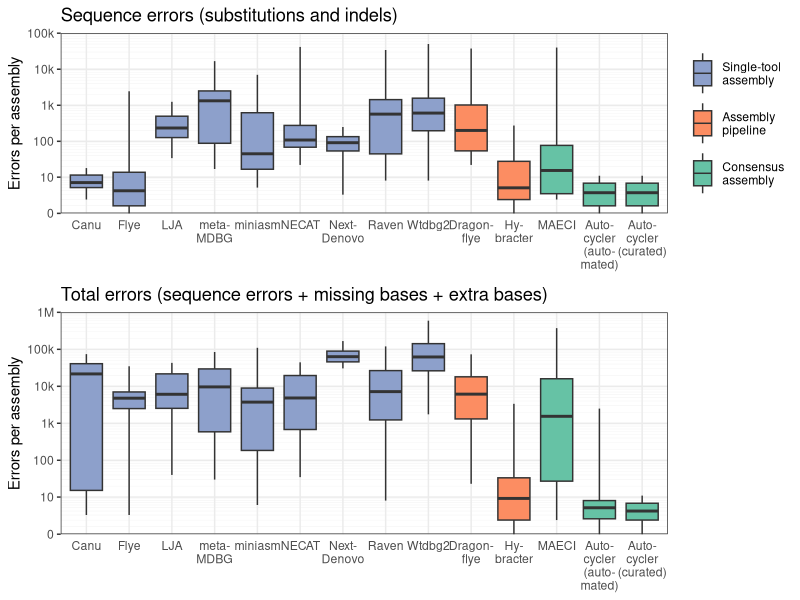
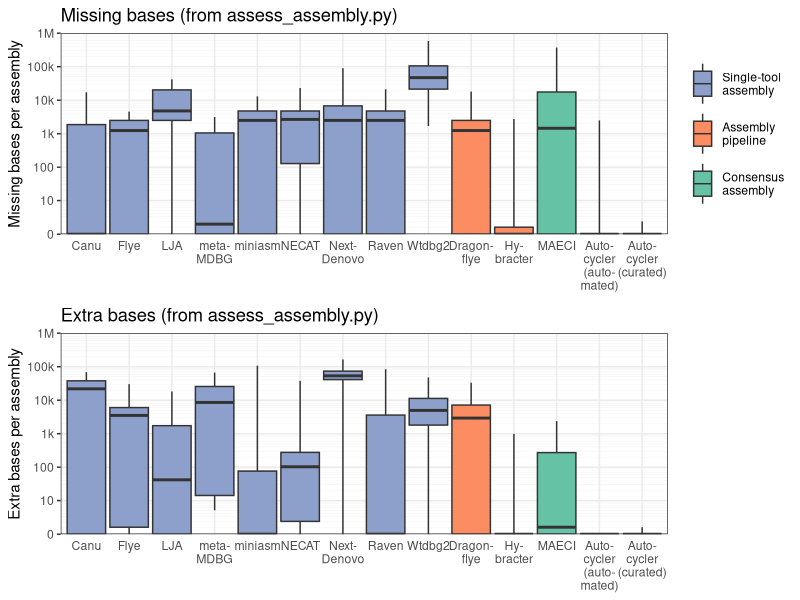
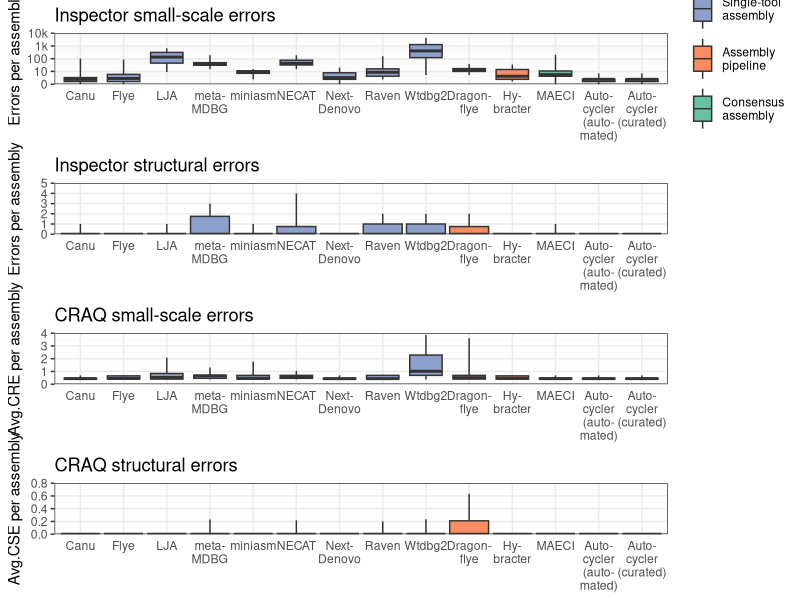

Here is the R script that generated these plots, in order:
## ---- chunk 1
library(tidyverse)
library(knitr)
library(cowplot)
library(readxl)

opts_chunk$set(dpi=300, fig.path='plots/', echo=TRUE, dev=c('png','pdf'), warning=FALSE, message=FALSE)
pdf.options(useDingbats = FALSE)
## ---- chunk 2
df <- read_excel("tables.xlsx", sheet = "Table S2 - Assembly results", skip = 1)

df$`Total error count` <- df$`Error count` + df$`Extra assembly bases` + df$`Missing assembly bases`

df$Assembler <- factor(df$Assembler, levels = c("Canu", "Flye", "LJA", "metaMDBG", "miniasm", "NECAT", "NextDenovo", "Raven", "Wtdbg2", "Dragonflye", "Hybracter", "MAECI", "Autocycler", "Autocycler-curated"))
## ---- chunk 3
y_breaks <- c(0, 10, 100, 1000, 10000, 100000, 1000000)
y_minor_breaks <- c(seq(0, 10),
                    seq(20, 100, 10),
                    seq(200, 1000, 100),
                    seq(2000, 10000, 1000),
                    seq(20000, 100000, 10000),
                    seq(200000, 1000000, 100000))
y_labels <- c("0", "10", "100", "1k", "10k", "100k", "1M")

x_axis_labels <- function(x) {
  x <- as.character(x)
  x[x == "metaMDBG"] <- "meta-\nMDBG"
  x[x == "NextDenovo"] <- "Next-\nDenovo"
  x[x == "Dragonflye"] <- "Dragon-\nflye"
  x[x == "Hybracter"] <- "Hy-\nbracter"
  x[x == "Autocycler"] <- "Auto-\ncycler\n(auto-\nmated)"
  x[x == "Autocycler-curated"] <- "Auto-\ncycler\n(curated)"
  x
}

assembler_type <- function(x) {
  factor(case_when(
    x %in% c("Canu", "Flye", "LJA", "metaMDBG", "miniasm", "NECAT", "NextDenovo", "Raven", "Wtdbg2") ~ "Single-tool\nassembly",
    x %in% c("Dragonflye", "Hybracter") ~ "Assembly\npipeline",
    x %in% c("MAECI", "Autocycler", "Autocycler-curated") ~ "Consensus\nassembly"
  ), levels = c("Single-tool\nassembly", "Assembly\npipeline", "Consensus\nassembly"))
}

assembler_type_colours <- c("Single-tool\nassembly" = "#8da0cb",
                            "Assembly\npipeline"    = "#fc8d62",
                            "Consensus\nassembly"   = "#66c2a5")

p1 <- ggplot(df, aes(x = Assembler, y = `Error count`, fill = assembler_type(Assembler))) +
  geom_boxplot(coef = Inf) +
  scale_y_continuous(trans = scales::pseudo_log_trans(base = 10), expand = c(0, 0), limits = c(0, 100000),
                     breaks = y_breaks, minor_breaks = y_minor_breaks, labels = y_labels) +
  scale_x_discrete(labels = x_axis_labels) +
  scale_fill_manual(values = assembler_type_colours) +
  theme_bw() +
  theme(axis.ticks.x = element_blank(), panel.grid.minor = element_line(size = 0.1),
        legend.key.height = unit(2.5, "lines")) +
  guides(fill = guide_legend(title = NULL)) +
  labs(title="Sequence errors (substitutions and indels)", x=NULL, y="Errors per assembly")

p2 <- ggplot(df, aes(x = Assembler, y = `Total error count`, fill = assembler_type(Assembler))) +
  geom_boxplot(coef = Inf) +
  scale_y_continuous(trans = scales::pseudo_log_trans(base = 10), expand = c(0, 0), limits = c(0, 1000000),
                     breaks = y_breaks, minor_breaks = y_minor_breaks, labels = y_labels) +
  scale_x_discrete(labels = x_axis_labels) +
  scale_fill_manual(values = assembler_type_colours) +
  theme_bw() +
  theme(legend.position = "none", axis.ticks.x = element_blank(), panel.grid.minor = element_line(size = 0.1)) +
  labs(title="Total errors (sequence errors + missing bases + extra bases)", x=NULL, y="Errors per assembly")

plot_grid(p1, p2, ncol=1, rel_heights=c(0.87, 1), align="v")
## ---- chunk 4
box_stats <- df %>%
  group_by(Assembler) %>%
  summarise(ymin = min(`Missing assembly bases`),
            lower = quantile(`Missing assembly bases`, 0.25),
            middle = median(`Missing assembly bases`),
            upper = quantile(`Missing assembly bases`, 0.75),
            ymax = max(`Missing assembly bases`))

p1 <- ggplot(box_stats, aes(x = Assembler, fill = assembler_type(Assembler))) +
  geom_boxplot(aes(ymin = ymin, lower = lower, middle = middle, upper = upper, ymax = ymax), stat = "identity") +
  scale_y_continuous(trans = scales::pseudo_log_trans(base = 10), expand = c(0, 0), limits = c(0, 1000000),
                     breaks = y_breaks, minor_breaks = y_minor_breaks, labels = y_labels) +
  scale_x_discrete(labels = x_axis_labels) +
  scale_fill_manual(values = assembler_type_colours) +
  theme_bw() +
  theme(axis.ticks.x = element_blank(), panel.grid.minor = element_line(size = 0.1),
        legend.key.height = unit(2.5, "lines")) +
  guides(fill = guide_legend(title = NULL)) +
  labs(title="Missing bases (from assess_assembly.py)", x=NULL, y="Missing bases per assembly")

box_stats <- df %>%
  group_by(Assembler) %>%
  summarise(ymin = min(`Extra assembly bases`),
            lower = quantile(`Extra assembly bases`, 0.25),
            middle = median(`Extra assembly bases`),
            upper = quantile(`Extra assembly bases`, 0.75),
            ymax = max(`Extra assembly bases`))

p2 <- ggplot(box_stats, aes(x = Assembler, fill = assembler_type(Assembler))) +
  geom_boxplot(aes(ymin = ymin, lower = lower, middle = middle, upper = upper, ymax = ymax), stat = "identity") +
  scale_y_continuous(trans = scales::pseudo_log_trans(base = 10), expand = c(0, 0), limits = c(0, 1000000),
                     breaks = y_breaks, minor_breaks = y_minor_breaks, labels = y_labels) +
  scale_x_discrete(labels = x_axis_labels) +
  scale_fill_manual(values = assembler_type_colours) +
  theme_bw() +
  theme(legend.position = "none", axis.ticks.x = element_blank(), panel.grid.minor = element_line(size = 0.1)) +
  labs(title="Extra bases (from assess_assembly.py)", x=NULL, y="Extra bases per assembly")

plot_grid(p1, p2, ncol=1, align="v")
## ---- chunk 5
df %>%
  filter(Assembler == "Autocycler") %>%
  summarise(
    min = min(`Error count`, na.rm = TRUE),
    median = median(`Error count`, na.rm = TRUE),
    max = max(`Error count`, na.rm = TRUE)
  )
## ---- chunk 6
p1 <- ggplot(df, aes(x = Assembler, y = `Total small-scale assembly error`, fill = assembler_type(Assembler))) +
  geom_boxplot(coef=Inf) +
  scale_y_continuous(trans = scales::pseudo_log_trans(base = 10), expand = c(0, 0), limits = c(0, 10000),
                     breaks = y_breaks, minor_breaks = y_minor_breaks, labels = y_labels) +
  scale_x_discrete(labels = x_axis_labels) +
  scale_fill_manual(values = assembler_type_colours) +
  theme_bw() +
  theme(axis.ticks.x = element_blank(), panel.grid.minor = element_line(size = 0.1),
        legend.key.height = unit(2.5, "lines")) +
  guides(fill = guide_legend(title = NULL)) +
  labs(title="Inspector small-scale errors", x=NULL, y="Errors per assembly")

box_stats <- df %>%
  group_by(Assembler) %>%
  summarise(ymin = min(`Structural error`),
            lower = quantile(`Structural error`, 0.25),
            middle = median(`Structural error`),
            upper = quantile(`Structural error`, 0.75),
            ymax = max(`Structural error`))

p2 <- ggplot(box_stats, aes(x = Assembler, fill = assembler_type(Assembler))) +
  geom_boxplot(aes(ymin = ymin, lower = lower, middle = middle, upper = upper, ymax = ymax), stat = "identity") +
  scale_y_continuous(expand = c(0, 0), limits = c(0, 5), minor_breaks = NULL) +
  scale_x_discrete(labels = x_axis_labels) +
  scale_fill_manual(values = assembler_type_colours) +
  theme_bw() +
  theme(legend.position = "none", axis.ticks.x = element_blank(), panel.grid.minor = element_line(size = 0.1)) +
  labs(title="Inspector structural errors", x=NULL, y="Errors per assembly")

p3 <- ggplot(df, aes(x = Assembler, y = `Avg.CRE`, fill = assembler_type(Assembler))) +
  geom_boxplot(coef=1000) +
  scale_y_continuous(expand = c(0, 0), limits = c(0, 4)) +
  scale_x_discrete(labels = x_axis_labels) +
  scale_fill_manual(values = assembler_type_colours) +
  theme_bw() +
  theme(legend.position = "none", axis.ticks.x = element_blank(), panel.grid.minor = element_line(size = 0.1)) +
  guides(fill = guide_legend(title = NULL)) +
  labs(title="CRAQ small-scale errors", x=NULL, y="Avg.CRE per assembly")

box_stats <- df %>%
  group_by(Assembler) %>%
  summarise(ymin = min(`Avg.CSE`),
            lower = quantile(`Avg.CSE`, 0.25),
            middle = median(`Avg.CSE`),
            upper = quantile(`Avg.CSE`, 0.75),
            ymax = max(`Avg.CSE`))

p4 <- ggplot(box_stats, aes(x = Assembler, fill = assembler_type(Assembler))) +
  geom_boxplot(aes(ymin = ymin, lower = lower, middle = middle, upper = upper, ymax = ymax), stat = "identity") +
  scale_y_continuous(expand = c(0, 0), limits = c(0, 0.8)) +
  scale_x_discrete(labels = x_axis_labels) +
  scale_fill_manual(values = assembler_type_colours) +
  theme_bw() +
  theme(legend.position = "none", axis.ticks.x = element_blank(), panel.grid.minor = element_line(size = 0.1)) +
  labs(title="CRAQ structural errors", x=NULL, y="Avg.CSE per assembly")

plot_grid(p1, p2, p3, p4, ncol=1, align="v")
